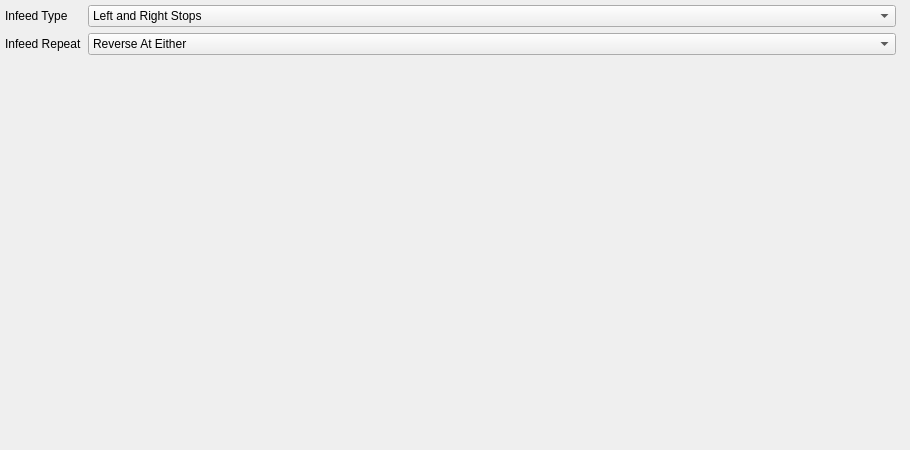
      <widget class="QWidget" name="tab_3">
       <attribute name="title">
        <string>Options</string>
       </attribute>
       <widget class="QWidget" name="horizontalLayoutWidget">
        <property name="geometry">
         <rect>
          <x>0</x>
          <y>0</y>
          <width>901</width>
          <height>441</height>
         </rect>
        </property>
        <layout class="QHBoxLayout" name="horizontalLayout_3">
         <property name="leftMargin">
          <number>5</number>
         </property>
         <property name="topMargin">
          <number>5</number>
         </property>
         <property name="rightMargin">
          <number>5</number>
         </property>
         <property name="bottomMargin">
          <number>5</number>
         </property>
         <item>
          <layout class="QFormLayout" name="formLayout">
           <property name="sizeConstraint">
            <enum>QLayout::SetDefaultConstraint</enum>
           </property>
           <item row="0" column="0">
            <widget class="QLabel" name="infeedTypeLabel">
             <property name="text">
              <string>Infeed Type</string>
             </property>
            </widget>
           </item>
           <item row="0" column="1">
            <widget class="QComboBox" name="infeed_type">
             <item>
              <property name="text">
               <string>Left and Right Stops</string>
              </property>
             </item>
             <item>
              <property name="text">
               <string>Right Stop Only</string>
              </property>
             </item>
             <item>
              <property name="text">
               <string>Left Stop Only</string>
              </property>
             </item>
             <item>
              <property name="text">
               <string>None</string>
              </property>
             </item>
            </widget>
           </item>
           <item row="1" column="0">
            <widget class="QLabel" name="infeedRepeatLabel_2">
             <property name="text">
              <string>Infeed Repeat</string>
             </property>
            </widget>
           </item>
           <item row="1" column="1">
            <widget class="QComboBox" name="infeed_reverse">
             <item>
              <property name="text">
               <string>Reverse At Either</string>
              </property>
             </item>
             <item>
              <property name="text">
               <string>Restart At Min</string>
              </property>
             </item>
             <item>
              <property name="text">
               <string>Restart At Max</string>
              </property>
             </item>
             <item>
              <property name="text">
               <string>None</string>
              </property>
             </item>
            </widget>
           </item>
          </layout>
         </item>
         <item>
          <layout class="QFormLayout" name="formLayout_5"/>
         </item>
        </layout>
       </widget>
      </widget>
